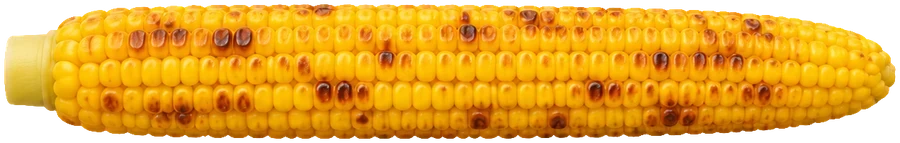
#> input picture assets/art/corn/cob.done.r1.webp, 900 x 143 px, given in place of cob.raw.r1.webp, which was not available
$ python s20-corn-upright-cut.py
#> lines starting #> are read from the running program, lines starting #| are printed output that depends on the picture; after the words box and inside, x2 and y2 are one past the last pixel; in counts of white or black regions, pixels touching at a corner belong together
"""s20-corn-upright (CK-117, CK-119; decision 37): the chopped cob, cut by script from the existing cob art (never new drawing,
non-negotiable 8). Keeps the cob's thick middle (350 of its 900 px: the stem and the tapered tip cut off), rounds the cut ends a
little and shades them a touch, so it reads shorter and fatter (about 2.6:1). Writes cob.<state>.chopped.r1.webp (lying: its length
the picture's width, as the whole cob; code stands it upright) and cob.card.upright.r1.webp (the done cob turned upright, its cut end
up, for the item card and the pop-up card). Run from the repo root: python3 build/reports/s20-corn-upright-cut.py"""
from PIL import Image, ImageDraw, ImageFilter
import numpy as np

SRC = "assets/art/corn/cob.{}.r1.webp"
X0, X1 = 275, 625  # the middle kept, picture px of 900 (the cob is thickest at x 300-600)
SS = 4  # supersampling for the rounded ends' edge


def chop(im):
    w, h = im.size
#> w = 900; h = 143
    a = np.array(im).astype(np.float32)
    # the rounded-rectangle mask over the kept middle (corner radius 0.3 of the cob's thickness), anti-aliased
    rows = np.where(a[:, (X0 + X1) // 2, 3] > 128)[0]
#> rows = 134 values from 5 to 138
    th = rows.max() - rows.min()
#> th = 133
    r = 0.3 * th
#> r = 39.9
    m = Image.new("L", ((X1 - X0) * SS, h * SS), 0)
#> m: PIL image 1400x572 L; every value is 0
    ImageDraw.Draw(m).rounded_rectangle([0, rows.min() * SS - 2 * SS, (X1 - X0) * SS - 1, rows.max() * SS + 2 * SS], radius=r * SS, fill=255)
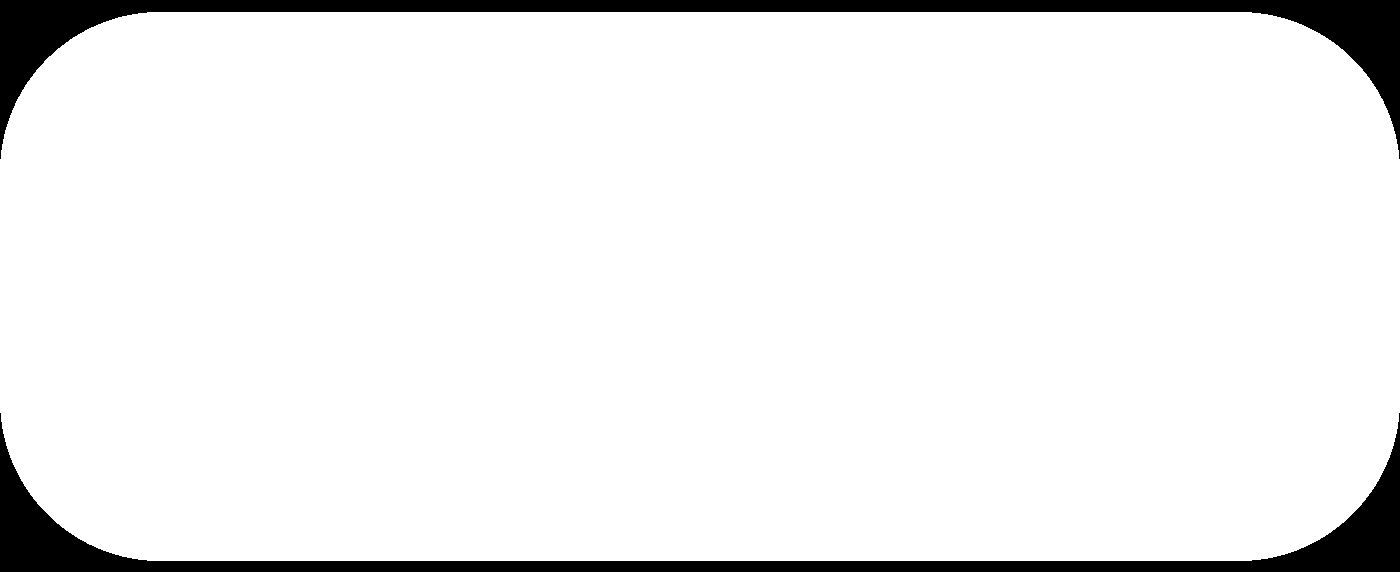
#> m: PIL image 1400x572 L; 93.2% white; 2 black regions, box (x1, y1, x2, y2) and area: (0, 0, 1400, 159) 27830, (0, 413, 1400, 572) 26468
    m = np.array(m.resize((X1 - X0, h), Image.LANCZOS)).astype(np.float32) / 255
#> m: shape (143, 350) float32
    out = a[:, X0:X1].copy()
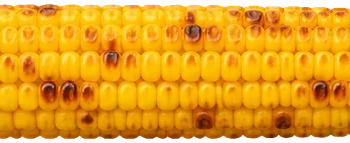
#> out: shape (143, 350, 4) float32; mean R, G, B, A 224, 151.1, 19.4, 234.9; transparent parts drawn white
    out[:, :, 3] *= m
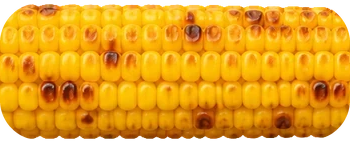
#> out: shape (143, 350, 4) float32; 4.29% of pixels changed, all inside (x1, y1, x2, y2) = (0, 2, 350, 141); transparent parts drawn white
    # the cut ends a touch darker (the kernels turning away at the cut), fading in over 0.12 of the thickness
    fade = max(1, int(0.12 * th))
#> fade = 15
    for i in range(fade):
        k = 0.82 + 0.18 * (i / fade)
        out[:, i, :3] *= k
        out[:, -1 - i, :3] *= k
#> this loop made 15 passes
#> k on passes 1 to 12: 0.82, 0.832, 0.844, 0.856, 0.868, 0.88, 0.892, 0.904, 0.916, 0.928, 0.94, 0.952
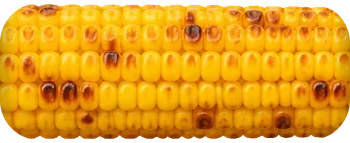
#> out: shape (143, 350, 4) float32; 8.57% of pixels changed, all inside (x1, y1, x2, y2) = (0, 0, 350, 143); transparent parts drawn white
    img = Image.fromarray(np.clip(out, 0, 255).astype(np.uint8), "RGBA")
    return img.crop(img.getbbox())
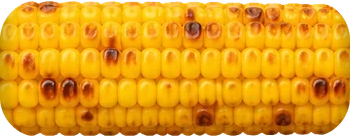
#> returned value: PIL image 350x138 RGBA; mean R, G, B, A 224.3, 150.1, 15.9, 238.2; transparent parts drawn white


# CK-129 (round 2, the eye judge: the cob "about 2.2:1 raw, 2.7:1 cooked"): every state one shape, ONE canvas (the K4 cobs differ a
# few per cent in thickness), so the cob keeps its aspect in every place and state
SHAPE = (350, 140)
for st in ["raw", "turned", "done", "over"]:
    c = chop(Image.open(SRC.format(st)).convert("RGBA")).resize(SHAPE, Image.LANCZOS)
    c.save(f"assets/art/corn/cob.{st}.chopped.r1.webp", lossless=False, quality=90, method=6)
    print(st, c.size, round(c.size[0] / c.size[1], 2))
#| raw (350, 140) 2.5
#> (the run stopped early here; a loop or call above may not have finished)
